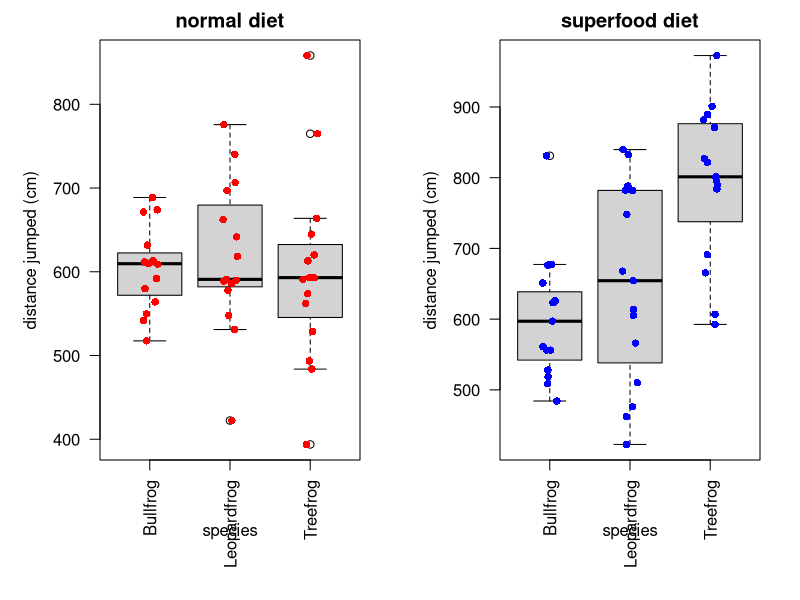
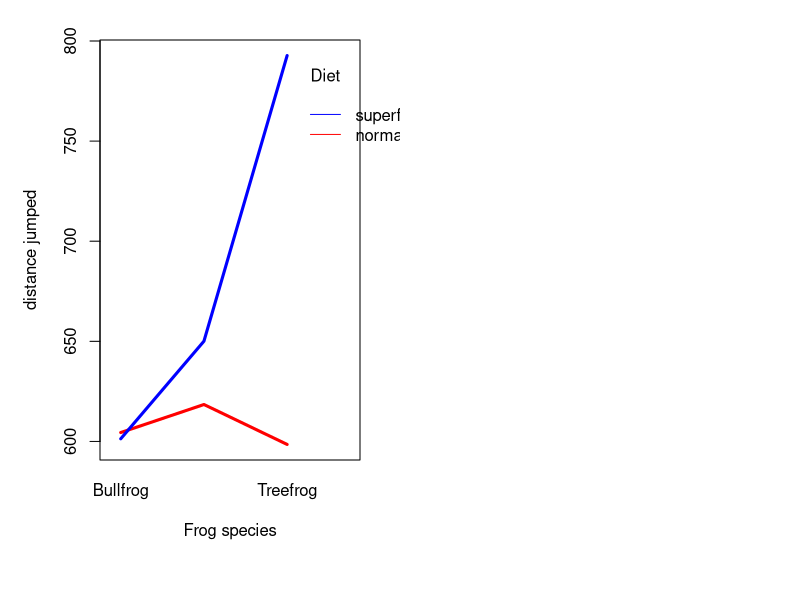

The R script that drew these images, in order: (Note: this script raises an error after producing the figures.)
## ---- chunk 1
library(knitr)
knit_hooks$set(purl = function(before, options) {
  if (before) return()
  input  = current_input()  # filename of input document
  output = paste(tools::file_path_sans_ext(input), 'R', sep = '.')
  if (knitr:::isFALSE(knitr:::.knitEnv$tangle.start)) {
    assign('tangle.start', TRUE, knitr:::.knitEnv)
    unlink(output)
  }
  cat(options$code, file = output, sep = '\n', append = TRUE)
})
## ---- chunk 2
# Initialization
set.seed(100)
n <- 15
sigma <- 100

# Monte Carlo 
BFnormal <- rnorm(n, mean=600, sd=sigma)
BFsuper <- rnorm(n, mean=600, sd=sigma)
LFnormal <- rnorm(n, mean=600, sd=sigma)
LFsuper <- rnorm(n, mean=650, sd=sigma)
TFnormal <- rnorm(n, mean=600, sd=sigma)
TFsuper <- rnorm(n, mean=800, sd=sigma)

# Put together into a dataframe
df <- data.frame(distance = c(BFnormal, BFsuper, LFnormal, LFsuper, TFnormal, TFsuper),
                 species = c(rep("Bullfrog", 2*n), rep("Leopardfrog", 2*n), rep("Treefrog", 2*n)),
                 diet =  rep(c(rep("normal", n), rep("superfood", n)), 3))
head(df,20)
## ---- chunk 3
par(mar=c(7,5,2,2))
par(mfrow=c(1,2))
boxplot(distance ~ species, horizontal=F, las=2, data=subset(df, df$diet=="normal"), main="normal diet", ylab="distance jumped (cm)")
stripchart(distance ~ species, data=subset(df, df$diet=="normal"), add=T, method='jitter', vertical=T, pch=16, col="red")

boxplot(distance ~ species, horizontal=F, las=2, data=subset(df, df$diet=="superfood"), main="superfood diet", ylab="distance jumped (cm)")
stripchart(distance ~ species, data=subset(df, df$diet=="superfood"), add=T, method='jitter', vertical=T, pch=16, col="blue")
## ---- chunk 4
model <- lm(distance ~ diet * species, data=df)
result <- anova(model)
pval.lm <- result$`Pr(>F)`
result

## ---- chunk 5
interaction.plot(df$species, df$diet, df$distance, 
                 fun = mean,
                 trace.label = "Diet",
                 xlab="Frog species", 
                 ylab="distance jumped",
                 col=c("red","blue"),
                 lwd = 3, lty = 1)

## ---- chunk 6
par(mar=c(7,5,2,2))
par(mfrow=c(1,2))
plot(distance ~ species + diet, data=df, las=2, xlab="",  ylab="distance jumped (cm)")
## ---- chunk 7
df.species <- split(df, df$species)

anova(lm(distance ~ diet, data=df.species$Bullfrog)) # Bullfrogs
anova(lm(distance ~ diet, data=df.species$Leopardfrog)) # Leopardfrogs
anova(lm(distance ~ diet, data=df.species$Treefrog)) # Treefrogs
## ---- chunk 8
par(mfrow=c(1,3))
a1 <- anova(lm(distance ~ diet, data=df.species$Bullfrog)) # Bullfrogs
a2 <- anova(lm(distance ~ diet, data=df.species$Leopardfrog)) # Leopardfrogs
a3 <- anova(lm(distance ~ diet, data=df.species$Treefrog)) # Treefrogs
boxplot(distance ~ diet, data=df.species$Bullfrog,  ylab="distance jumped (cm)", main=c("Bull frogs",paste("p=",round(a1$`Pr(>F)`[1],4))))
boxplot(distance ~ diet, data=df.species$Leopardfrog, ylab="distance jumped (cm)", main=c("Leopard frogs",paste("p=",round(a2$`Pr(>F)`[1],4))))
boxplot(distance ~ diet, data=df.species$Treefrog, ylab="distance jumped (cm)", main=c("Tree frogs",paste("p=",signif(a3$`Pr(>F)`[1],2))))

## ---- chunk 9
df.diet <- split(df, df$diet)

anova(lm(distance ~ species, data=df.diet$normal)) # Normal diet
anova(lm(distance ~ species, data=df.diet$superfood)) # Super diet
## ---- chunk 10
a1 <- anova(lm(distance ~ species, data=df.diet$normal)) # Normal diet
a2 <- anova(lm(distance ~ species, data=df.diet$superfood)) # Super diet
par(mfrow=c(1,2))
boxplot(distance ~ species, data=df.diet$normal, ylab="distance jumped (cm)", main=c("Normal food", paste("p=", round(a1$`Pr(>F)`[1],4))))
boxplot(distance ~ species, data=df.diet$superfood, ylab="distance jumped (cm)", main=c("Superfood", paste("p=", round(a2$`Pr(>F)`[1],4))))
## ---- chunk 11
pairwise.t.test(df.diet$superfood$distance, df.diet$superfood$species, p.adjust="bonferroni") # Super diet
## ---- chunk 12
bartlett.test(distance ~ interaction(diet,species), data=df)
fligner.test(distance ~ interaction(diet,species), data=df)
library(car)
leveneTest(distance ~ interaction(diet,species), data=df)
## ---- chunk 13
par(mfrow=c(2,2))
plot(model)
## ---- chunk 14
model <- lm(rank(df$distance) ~ diet * species, data=df)
result <- anova(model)
pval.rank <- result$`Pr(>F)`
result
## ---- chunk 15
kruskal.test(distance~diet, data=df.species$Bullfrog) # diet in bullfrogs
kruskal.test(distance~diet, data=df.species$Leopardfrog) # diet in leopardfrogs
kruskal.test(distance~diet, data=df.species$Treefrog) # diet in treefrogs
## ---- chunk 16
par(mfrow=c(1,3))
a1 <- kruskal.test(distance~diet, data=df.species$Bullfrog) # diet in bullfrogs
a2 <- kruskal.test(distance~diet, data=df.species$Leopardfrog) # diet in leopardfrogs
a3 <- kruskal.test(distance~diet, data=df.species$Treefrog) # diet in treefrogs
boxplot(distance ~ diet, data=df.species$Bullfrog, ylab="distance jumped (cm)", main=c("Bull frogs",paste("p=",round(a1$p.value,4))))
boxplot(distance ~ diet, data=df.species$Leopardfrog, ylab="distance jumped (cm)", main=c("Leopard frogs",paste("p=",round(a2$p.value,4))))
boxplot(distance ~ diet, data=df.species$Treefrog, ylab="distance jumped (cm)", main=c("Tree frogs",paste("p=",signif(a3$p.value,2))))

## ---- chunk 17
kruskal.test(distance~species, data=df.diet$normal) # species differences in normal diet subgroup
kruskal.test(distance~species, data=df.diet$superfood) # species differences in superfood diet subgroup
## ---- chunk 18
a1 <- kruskal.test(distance ~ species, data=df.diet$normal) # Normal diet
a2 <- kruskal.test(distance ~ species, data=df.diet$superfood) # Super diet
par(mfrow=c(1,2))
boxplot(distance ~ species, data=df.diet$normal,  ylab="distance jumped (cm)",main=c("Normal food", paste("p=", round(a1$p.value,4))))
boxplot(distance ~ species, data=df.diet$superfood, ylab="distance jumped (cm)", main=c("Superfood", paste("p=", round(a2$p.value,4))))
## ---- chunk 19
pairwise.wilcox.test(df.diet$superfood$distance, df.diet$superfood$species, p.adjust="bonferroni") # Superfood
## ---- chunk 20
par(mfrow=c(1,1))
boxplot(distance ~ species, data=df.diet$superfood, ylab="distance jumped (cm)", main=c("Superfood"))
## ---- chunk 21
# Define functions to compute the Sum of Squares, and Sum of Abs
ssq <- function(x) sum(x^2)
sab <- function(x) sum(abs(x))

# A more general function to compute the F-statistic
Fstat.2way <- function( X, f1, f2, center=mean, agg=ssq, rank=FALSE) { 
    if (rank==FALSE){Y = X} else{Y = rank(-X)}
    mu = center(Y)  #Grand Mean
    groupMeans.f1 = ave( Y, f1, FUN=center ) #Pool f1
    groupMeans.f2 = ave( Y, f2, FUN=center ) #Pool f2
    groupMeans.int = ave( Y, f1, f2, FUN=center ) #Cell means
    SSB.f1 = agg(groupMeans.f1 - mu)
    SSB.f2 = agg(groupMeans.f2 - mu)
    SSB.int = agg( groupMeans.int - (groupMeans.f1 + groupMeans.f2 - mu) )
    SSW = agg(Y - groupMeans.int)
    return( c(f1=SSB.f1 , f2=SSB.f2, int=SSB.int) /  SSW )
}

## ---- chunk 22
X <- df$distance
f1 <- df$diet
f2 <- df$species
deals <- 10000

F0 <- Fstat.2way(X, f1, f2, center=mean, agg=ssq, rank=F)
bootF <- matrix(NA, nrow=deals, ncol=3) #preallocate
for(i in 1:deals){
    bootX <- sample(X, replace=T)
    bootF[i,] <- Fstat.2way(bootX, f1, f2, center=mean, agg=ssq, rank=F)
}
pval.L2 <- colSums(sweep(bootF, 2, F0,"-") > 0) / deals
   
## ---- chunk 23
par(mfrow=c(1,3))
xlabel <- c("F diet", "F frog-species", "F interaction")
for(i in 1:3){
    hist(bootF[,i], breaks='FD',  main= paste("Bootstrapped p=",pval.L2[i],sep=""), xlab=xlabel[i])
    abline(v=F0[i], col='red')
    text(x=F0[i], y=100, labels=paste("p=",pval.L2[i],sep=""))
}
## ---- chunk 24
F0 <- Fstat.2way(X, f1, f2, center=mean, agg=sab, rank=F)
bootF <- matrix(NA, nrow=deals, ncol=3) #preallocate
for(i in 1:deals){
    bootX <- sample(X, replace=T)
    bootF[i,] <- Fstat.2way(bootX, f1, f2, center=mean, agg=sab, rank=F)
}
pval.L1 <- colSums(sweep(bootF, 2, F0,"-") > 0) / deals
## ---- chunk 25
par(mfrow=c(1,3))
xlabel <- c("F diet", "F frog-species", "F interaction")
for(i in 1:3){
    hist(bootF[,i], breaks='FD',  main= paste("Bootstrapped p=",pval.L1[i],sep=""), xlab=xlabel[i])
    abline(v=F0[i], col='red')
    text(x=F0[i], y=100, labels=paste("p=",pval.L1[i],sep=""))
}
## ---- chunk 26
# Run it on the dataframe to get the test statistic:
F0 <- Fstat.2way(X, f1, f2, center=mean, agg=ssq, rank=T)
bootF <- matrix(NA, nrow=deals, ncol=3) #preallocate
for(i in 1:deals){
    bootX <- sample(X, replace=T)
    bootF[i,] <- Fstat.2way(bootX, f1, f2, center=mean, agg=ssq, rank=T)
}
pval.rankboot <- colSums(sweep(bootF, 2, F0,"-") > 0) / deals
## ---- chunk 27
par(mfrow=c(1,3))
xlabel <- c("F diet", "F frog-species", "F interaction")
for(i in 1:3){
    hist(bootF[,i], breaks='FD',  main= paste("Bootstrapped p=",pval.rankboot[i],sep=""), xlab=xlabel[i])
    abline(v=F0[i], col='red')
    text(x=F0[i], y=100, labels=paste("p=",pval.rankboot[i],sep=""))
}
## ---- chunk 28
comparison <- data.frame(LM=round(pval.lm[-4],4),  
                         #LMboot=pval.lmboot[-4], 
                         L1=pval.L1, 
                         L2=pval.L2, 
                         rank=round(pval.rank[-4],4), 
                         rankboot=pval.rankboot)
rownames(comparison) <- c("diet", "species", "interaction")
colnames(comparison) <- c("built-in ANOVA", "bootstrap with L1-norm", "bootstrap with L2-norm", "rank", "bootstrap rank")
table <- t(comparison)
## ---- chunk 29
library(knitr)
kable(table, digits=4)
